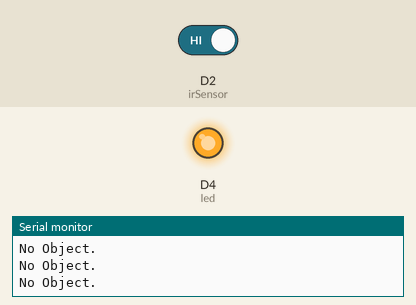
This sketch was run on a simulated ESP8266 (NodeMCU). On the bench: output pins drawn as LEDs (lit = HIGH), the last lines printed to the serial monitor. The test bench sets the inputs (shaded band); at power-on: D2 (irSensor) HIGH.

Above: at 1.8 s.
1.9 s: D2 (irSensor) driven LOW
At 2.8 s:
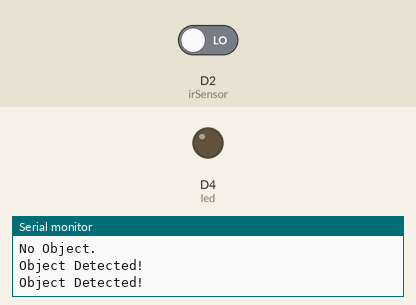
3.5 s: D2 (irSensor) driven HIGH
At 3.9 s:
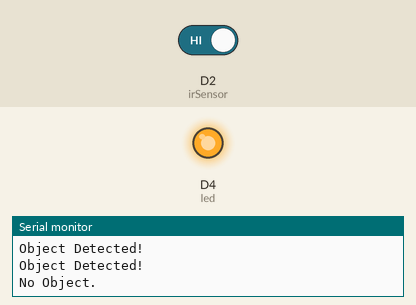
Timing chart, 0 to 6.5 s (numbered marks = the images above; inputs shaded):
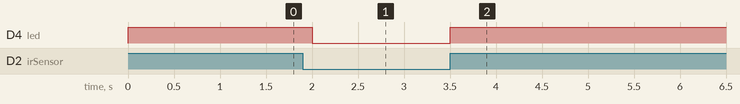

The sketch:

IR_SENSOR.ino
```cpp
int irSensor = D2;  // Connected to digital pin 2
int led = D4;      // Optional: Onboard LED to show detection

void setup() {
  pinMode(irSensor, INPUT);
  pinMode(led, OUTPUT);
  Serial.begin(9600);
}

void loop() {
  int irValue = digitalRead(irSensor); // Read sensor output

  if (irValue == LOW) {
    Serial.println("Object Detected!");
    digitalWrite(led, LOW); // Turn on LED if object is near
  } else {
    Serial.println("No Object.");
    digitalWrite(led, HIGH); // Turn off LED
  }

  delay(500);
}
```

Measured:
- after the input at 1.9 s, D4 (led): HIGH → LOW after 0.10 s
- after the input at 3.5 s, D4 (led): LOW → HIGH at once
